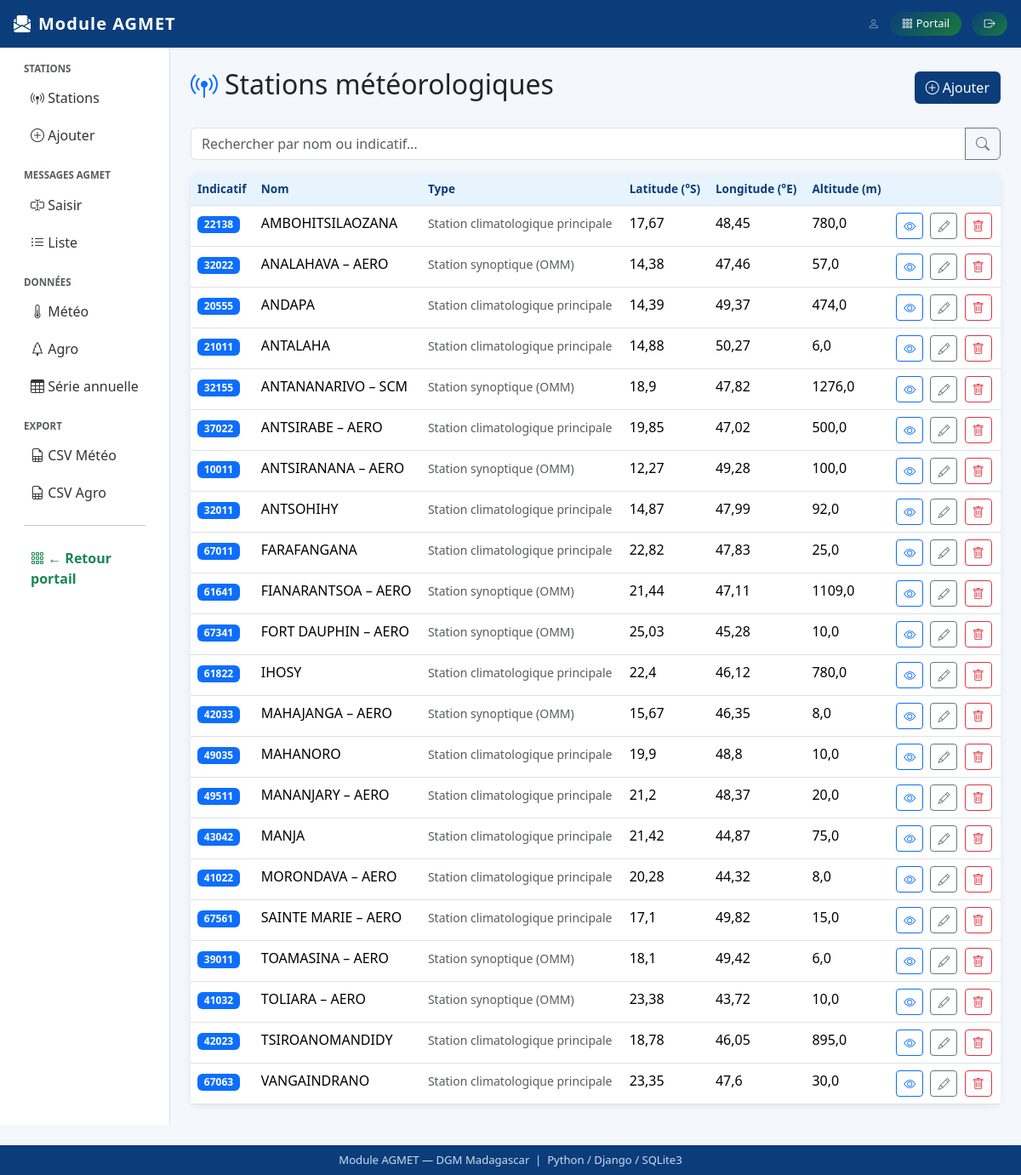
The page /agmet/stations/ on the database its author committed.
### agmet/models.py (models this page shows, shortened)
class Station(models.Model):
    TYPE_CHOICES = [
        ('1', 'Station synoptique (OMM)'),
        ('2', 'Station agro-météorologique'),
        ('3', 'Station climatologique principale'),
        ('4', 'Station climatologique ordinaire'),
        ('5', 'Poste pluviométrique'),
        ('6', 'Poste pluviométrique et agro-météorologique'),
        ('9', 'Type indéterminé'),
    ]
    identification = models.CharField(
        max_length=5,
        unique=True,
        verbose_name="Indicatif mécanographique",
        help_text="Code unique de 5 chiffres (ex: 32155)"
    )
    nom = models.CharField(max_length=100, verbose_name="Nom de la station")
    type_station = models.CharField(
        max_length=1,
        choices=TYPE_CHOICES,
        default='2',
        verbose_name="Type de station"
    )
    longitude = models.FloatField(verbose_name="Longitude (°E)")
    latitude = models.FloatField(verbose_name="Latitude (°S, valeur positive)")
    altitude = models.FloatField(null=True, blank=True, verbose_name="Altitude (m)")
    class Meta:
        verbose_name = "Station"
        verbose_name_plural = "Stations"
        ordering = ['nom']

### agmet/views.py (the view)
# urls.py: path('stations/',                    views.station_liste,      name='station_liste'),
def station_liste(request):
    stations = Station.objects.all()
    q = request.GET.get('q', '')
    if q:
        stations = stations.filter(Q(nom__icontains=q) | Q(identification__icontains=q))
    return render(request, 'agmet/station_liste.html', {'stations': stations, 'q': q})

### agmet/templates/agmet/station_liste.html (shortened to what this page needs)
{% extends 'agmet/base.html' %}
{% block content %}
<div class="d-flex justify-content-between align-items-center mb-4">
  <h2><i class="bi bi-broadcast-pin me-2 text-primary"></i>Stations météorologiques</h2>
  <a href="{% url 'station_creer' %}" class="btn btn-dgm">
    <i class="bi bi-plus-circle me-1"></i>Ajouter
  </a>
</div>
<form method="get" class="mb-3">
  <div class="input-group">
    <input type="text" name="q" class="form-control" placeholder="Rechercher par nom ou indicatif…" value="{{ q }}">
    <button class="btn btn-outline-secondary" type="submit"><i class="bi bi-search"></i></button>
  </div>
</form>
<div class="card">
  <div class="card-body p-0">
    {% if stations %}
    <table class="table table-hover mb-0">
      <thead>
        <tr>
          <th>Indicatif</th><th>Nom</th><th>Type</th>
          <th>Latitude (°S)</th><th>Longitude (°E)</th><th>Altitude (m)</th><th></th>
        </tr>
      </thead>
      <tbody>
        {% for s in stations %}
        <tr>
          <td><span class="badge bg-primary">{{ s.identification }}</span></td>
          <td>{{ s.nom }}</td>
          <td><small class="text-muted">{{ s.get_type_station_display }}</small></td>
          <td>{{ s.latitude }}</td>
          <td>{{ s.longitude }}</td>
          <td>{{ s.altitude|default:"—" }}</td>
          <td>
            <a href="{% url 'station_detail' s.pk %}" class="btn btn-sm btn-outline-primary me-1"><i class="bi bi-eye"></i></a>
            <a href="{% url 'station_modifier' s.pk %}" class="btn btn-sm btn-outline-secondary me-1"><i class="bi bi-pencil"></i></a>
            <a href="{% url 'station_supprimer' s.pk %}" class="btn btn-sm btn-outline-danger"><i class="bi bi-trash"></i></a>
          </td>
        </tr>
        {% endfor %}
      </tbody>
    </table>
    {% endif %}
  </div>
</div>
{% endblock %}

### agmet/templates/agmet/base.html (shortened to what this page needs)
<!DOCTYPE html>
<html lang="fr">
<head>
  <link href="https://cdn.jsdelivr.net/npm/bootstrap@5.3.2/dist/css/bootstrap.min.css" rel="stylesheet">
  <link href="https://cdn.jsdelivr.net/npm/bootstrap-icons@1.11.3/font/bootstrap-icons.css" rel="stylesheet">
</head>
<body>
<nav class="navbar navbar-dark navbar-expand-lg px-3">
  <a class="navbar-brand" href="{% url 'agmet_accueil' %}">
    <i class="bi bi-envelope-paper-fill me-2"></i>Module AGMET
  </a>
  <div class="ms-auto d-flex align-items-center gap-2">
    <span class="text-white-50 small d-none d-md-inline">
      <i class="bi bi-person me-1"></i>{{ user.get_full_name|default:user.username }}
    </span>
    <a href="{% url 'accueil_principal' %}" class="btn btn-portail">
      <i class="bi bi-grid-3x3-gap me-1"></i>Portail
    </a>
    <a href="{% url 'logout' %}" class="btn btn-portail ms-1">
      <i class="bi bi-box-arrow-right"></i>
    </a>
  </div>
</nav>
<div class="container-fluid">
  <div class="row">
    <nav class="col-md-2 d-none d-md-block sidebar py-3">
      <p class="text-muted text-uppercase fw-bold px-3 mb-1" style="font-size:.72rem">Stations</p>
      <ul class="nav flex-column mb-3">
        <li class="nav-item"><a class="nav-link" href="{% url 'station_liste' %}"><i class="bi bi-broadcast-pin"></i> Stations</a></li>
        <li class="nav-item"><a class="nav-link" href="{% url 'station_creer' %}"><i class="bi bi-plus-circle"></i> Ajouter</a></li>
      </ul>
      <p class="text-muted text-uppercase fw-bold px-3 mb-1" style="font-size:.72rem">Messages AGMET</p>
      <ul class="nav flex-column mb-3">
        <li class="nav-item"><a class="nav-link" href="{% url 'message_saisir' %}"><i class="bi bi-input-cursor-text"></i> Saisir</a></li>
        <li class="nav-item"><a class="nav-link" href="{% url 'message_liste' %}"><i class="bi bi-list-ul"></i> Liste</a></li>
      </ul>
      <p class="text-muted text-uppercase fw-bold px-3 mb-1" style="font-size:.72rem">Données</p>
      <ul class="nav flex-column mb-3">
        <li class="nav-item"><a class="nav-link" href="{% url 'donnees_meteo' %}"><i class="bi bi-thermometer-half"></i> Météo</a></li>
        <li class="nav-item"><a class="nav-link" href="{% url 'donnees_agro' %}"><i class="bi bi-tree"></i> Agro</a></li>
        <li class="nav-item"><a class="nav-link" href="{% url 'serie_annuelle' %}"><i class="bi bi-table"></i> Série annuelle</a></li>
      </ul>
      <p class="text-muted text-uppercase fw-bold px-3 mb-1" style="font-size:.72rem">Export</p>
      <ul class="nav flex-column mb-3">
        <li class="nav-item"><a class="nav-link" href="{% url 'export_meteo' %}"><i class="bi bi-file-earmark-spreadsheet"></i> CSV Météo</a></li>
        <li class="nav-item"><a class="nav-link" href="{% url 'export_agro' %}"><i class="bi bi-file-earmark-spreadsheet"></i> CSV Agro</a></li>
      </ul>
      <hr class="mx-3">
      <ul class="nav flex-column">
        <li class="nav-item">
          <a class="nav-link text-success fw-bold" href="{% url 'accueil_principal' %}">
            <i class="bi bi-grid-3x3-gap"></i> ← Retour portail
          </a>
        </li>
      </ul>
    </nav>
    <main class="col-md-10 py-4 px-4">
      {% block content %}{% endblock %}
    </main>
  </div>
</div>
<footer class="text-center py-2 mt-4">
  Module AGMET — DGM Madagascar &nbsp;|&nbsp; Python / Django / SQLite3
</footer>
</body>
</html>

### agmet/templates/agmet/base.html (style rules this page uses)
:root { --dgm-bleu:#0a3d7a; --dgm-ciel:#e8f4fd; }
body { background:#f4f7fb; font-family:'Segoe UI',sans-serif; }
.navbar { background:var(--dgm-bleu) !important; }
.navbar-brand { font-weight:700; letter-spacing:1px; }
.sidebar { min-height:calc(100vh - 56px); background:#fff; border-right:1px solid #dee2e6; }
.sidebar .nav-link { color:#333; border-radius:6px; margin:2px 8px; }
.sidebar .nav-link i { width:22px; }
.card { border:none; box-shadow:0 2px 8px rgba(0,0,0,.08); border-radius:10px; }
.table th { background:var(--dgm-ciel); color:var(--dgm-bleu); font-size:.85rem; }
.btn-dgm { background:var(--dgm-bleu); color:#fff; }
.btn-portail { background: linear-gradient(135deg,#0a3d7a,#1a7a3d); border:none; color:white; font-size:.8rem; border-radius:20px; padding:.25rem .9rem; }
footer { background:var(--dgm-bleu); color:#cde; font-size:.82rem; }

### rows shown on the page
Station: identification "22138", nom "AMBOHITSILAOZANA", type_station "Station climatologique principale", latitude "17,67", longitude "48,45", altitude "780,0"
Station: identification "32022", nom "ANALAHAVA – AERO", type_station "Station synoptique (OMM)", latitude "14,38", longitude "47,46", altitude "57,0"
Station: identification "20555", nom "ANDAPA", type_station "Station climatologique principale", latitude "14,39", longitude "49,37", altitude "474,0"
Station: identification "21011", nom "ANTALAHA", type_station "Station climatologique principale", latitude "14,88", longitude "50,27", altitude "6,0"
Station: identification "32155", nom "ANTANANARIVO – SCM", type_station "Station synoptique (OMM)", latitude "18,9", longitude "47,82", altitude "1276,0"
Station: identification "37022", nom "ANTSIRABE – AERO", type_station "Station climatologique principale", latitude "19,85", longitude "47,02", altitude "500,0"
Station: identification "10011", nom "ANTSIRANANA – AERO", type_station "Station synoptique (OMM)", latitude "12,27", longitude "49,28", altitude "100,0"
Station: identification "32011", nom "ANTSOHIHY", type_station "Station climatologique principale", latitude "14,87", longitude "47,99", altitude "92,0"
Station: identification "67011", nom "FARAFANGANA", type_station "Station climatologique principale", latitude "22,82", longitude "47,83", altitude "25,0"
Station: identification "61641", nom "FIANARANTSOA – AERO", type_station "Station synoptique (OMM)", latitude "21,44", longitude "47,11", altitude "1109,0"
Station: identification "67341", nom "FORT DAUPHIN – AERO", type_station "Station synoptique (OMM)", latitude "25,03", longitude "45,28", altitude "10,0"
Station: identification "61822", nom "IHOSY", type_station "Station climatologique principale", latitude "22,4", longitude "46,12", altitude "780,0"
Station: identification "42033", nom "MAHAJANGA – AERO", type_station "Station synoptique (OMM)", latitude "15,67", longitude "46,35", altitude "8,0"
Station: identification "49035", nom "MAHANORO", type_station "Station climatologique principale", latitude "19,9", longitude "48,8", altitude "10,0"
Station: identification "49511", nom "MANANJARY – AERO", type_station "Station climatologique principale", latitude "21,2", longitude "48,37", altitude "20,0"
Station: identification "43042", nom "MANJA", type_station "Station climatologique principale", latitude "21,42", longitude "44,87", altitude "75,0"
Station: identification "41022", nom "MORONDAVA – AERO", type_station "Station climatologique principale", latitude "20,28", longitude "44,32", altitude "8,0"
Station: identification "67561", nom "SAINTE MARIE – AERO", type_station "Station climatologique principale", latitude "17,1", longitude "49,82", altitude "15,0"
Station: identification "39011", nom "TOAMASINA – AERO", type_station "Station synoptique (OMM)", latitude "18,1", longitude "49,42", altitude "6,0"
Station: identification "41032", nom "TOLIARA – AERO", type_station "Station synoptique (OMM)", latitude "23,38", longitude "43,72", altitude "10,0"
Station: identification "42023", nom "TSIROANOMANDIDY", type_station "Station climatologique principale", latitude "18,78", longitude "46,05", altitude "895,0"
Station: identification "67063", nom "VANGAINDRANO", type_station "Station climatologique principale", latitude "23,35", longitude "47,6", altitude "30,0"
